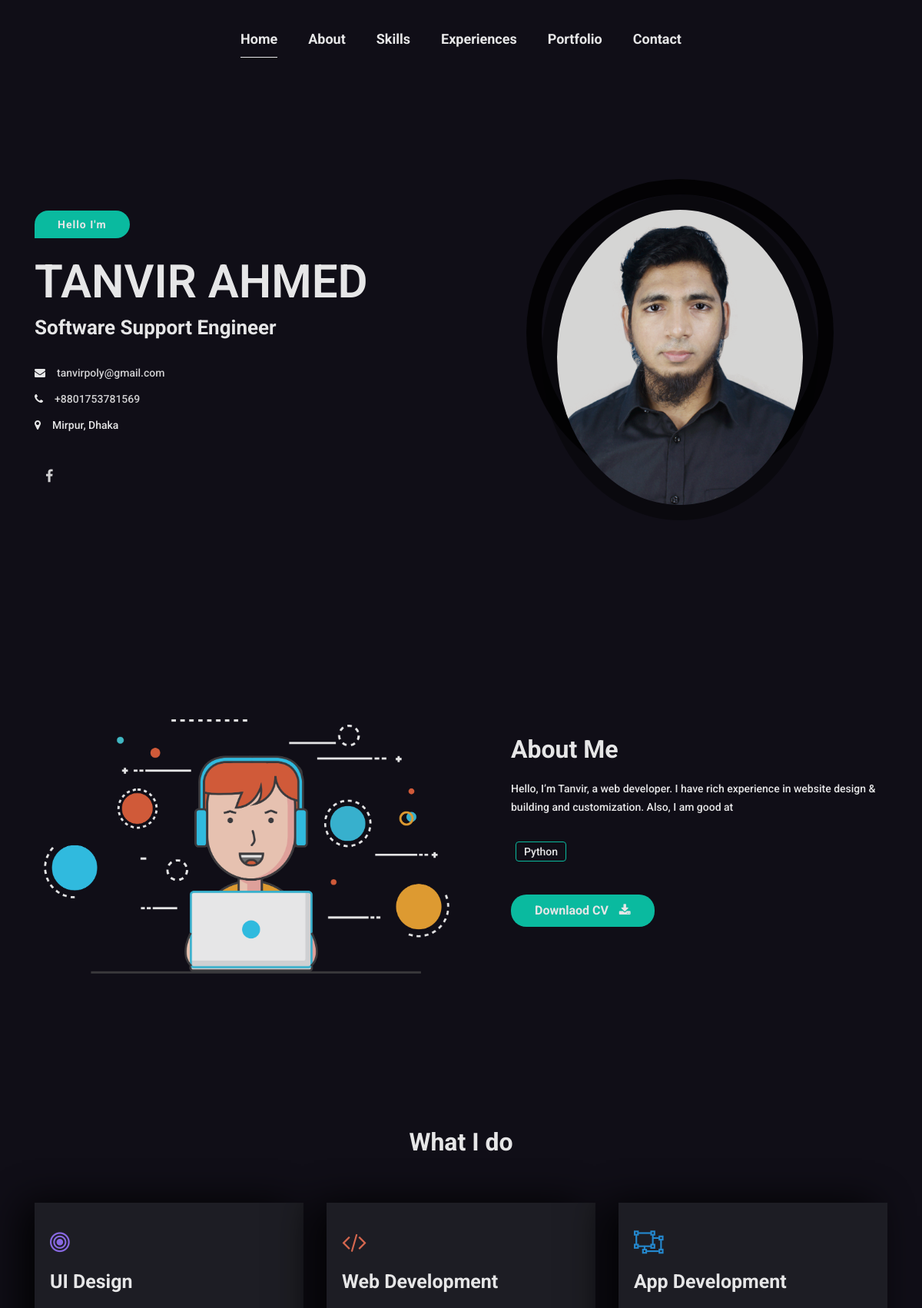
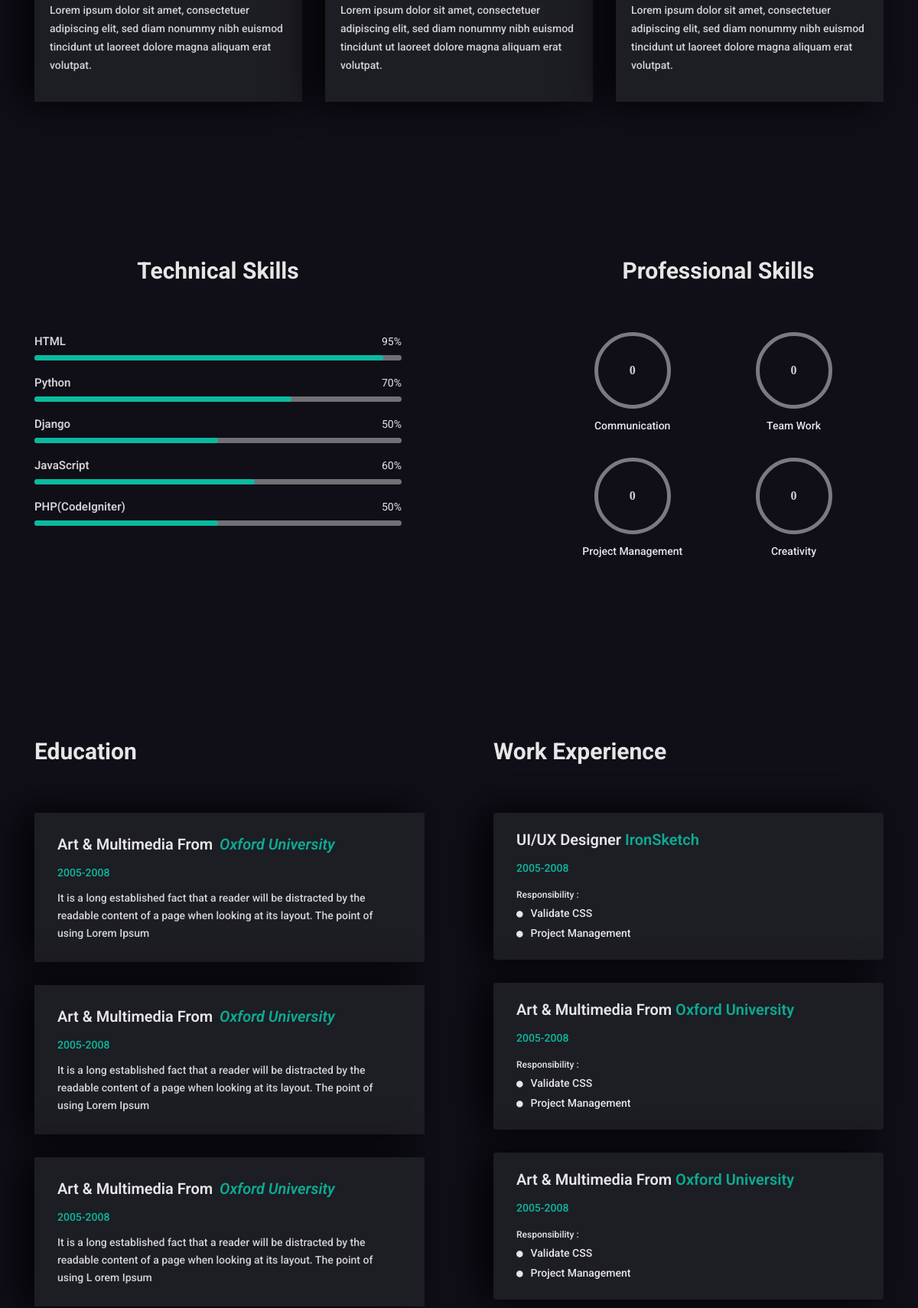
The page / (upper part) on the database its author committed (2 pictures, top to bottom).
### portfolio/models.py (models this page shows, shortened)
class Global(models.Model):
    name = models.CharField(max_length=20)
    designation = models.CharField(max_length=50)
    email =  models.ManyToManyField(Email)
    phone_number =  models.ManyToManyField(Phone)
    present_address =  models.ManyToManyField(Address)
    image = models.ImageField(default=None,upload_to='profile')
    social_link = models.ManyToManyField(Social)

class Email(models.Model):
    email = models.EmailField()
    def __str__(self):
        return f"{self.email}"

class Phone(models.Model):
    phone_number = models.CharField(max_length=14)
    def __str__(self):
        return f"{self.phone_number}"

class Address(models.Model):
    address = models.CharField(max_length=140)
    def __str__(self):
        return f"{self.address}"

class Social(models.Model):
    name = models.CharField(max_length=20)
    icon_class = models.CharField(max_length=50)
    link = models.URLField()

class About(models.Model):
    description = models.TextField()
    skills= models.ManyToManyField(Skills)
    file = models.FileField(upload_to="resume/")

class Skills(models.Model):
    TYPE_CHOICES = (
    ("Technical", "Technical"),
    ("Proffesional", "Proffesional"),
)
    type = models.CharField(max_length=50,choices=TYPE_CHOICES)
    name = models.CharField(max_length=50)
    percentage = models.IntegerField()

### portfolio/views.py (the view)
# urls.py: path('',index,name="index")
def index(request):
    global_data = Global.objects.all()[0]
    about = About.objects.all()[0]
    technical_skills = Skills.objects.filter(type = "Technical")
    proffesional_skills = Skills.objects.filter(type = "Proffesional")
    context={
        "global":global_data,
        "about": about,
        "technical_skills":technical_skills,
        "proffesional_skills":proffesional_skills,
    }
    return render (request,'portfolio/index.html',context)

### portfolio/templates/portfolio/index.html (shortened to what this page needs)
<!doctype html>
<html lang="en">
    {% load static %}
    <head>
       {% include 'portfolio/css.html' %}
    </head>
    <body class="dark-vertion black-bg">
        {% include 'portfolio/header.html' %}
        <section class="mh-home" id="mh-home">
            <div class="home-ovimg">
                <div class="container">
                    <div class="row xs-column-reverse section-separator vertical-middle-content home-padding">
                        <div class="col-sm-6">
                            <div class="mh-header-info">
                                <div class="mh-promo wow fadeInUp" data-wow-duration="0.8s" data-wow-delay="0.1s">
                                    <span>Hello I'm</span>
                                </div>
                                <h2 class="wow fadeInUp" data-wow-duration="0.8s" data-wow-delay="0.2s">{{global.name}}</h2>
                                <h4 class="wow fadeInUp" data-wow-duration="0.8s" data-wow-delay="0.3s">{{global.designation}}</h4>
                                <ul>
                                    <li class="wow fadeInUp" data-wow-duration="0.8s" data-wow-delay="0.4s"><i class="fa fa-envelope"></i><a href="mailto:">{{global.email.all.0}}</a></li>
                                    <li class="wow fadeInUp" data-wow-duration="0.8s" data-wow-delay="0.5s"><i class="fa fa-phone"></i><a href="callto:">+88{{global.phone_number.all.0}}</a></li>
                                    <li class="wow fadeInUp" data-wow-duration="0.8s" data-wow-delay="0.6s"><i class="fa fa-map-marker"></i><address>{{global.present_address.all.0}}</address></li>
                                </ul>
                                <ul class="social-icon wow fadeInUp" data-wow-duration="0.8s" data-wow-delay="0.7s">
                                    {% for social in global.social_link.all %}
                                     <li><a href="{{social.link}}"><i class="{{social.icon_class}}"></i></a></li>
                                    {% endfor %}
                                </ul>
                            </div>
                        </div>
                        <div class="col-sm-6">
                            <div class="hero-img wow fadeInUp" data-wow-duration="0.8s" data-wow-delay="0.6s">
                                <div class="img-border">
                                    <img src="{{global.image.url}}" alt=""  class="img-fluid">
                                </div>
                            </div>
                        </div>
                    </div>
                </div>
            </div>
        </section>
        <section class="mh-about" id="mh-about">
            <div class="container">
                <div class="row section-separator">
                    <div class="col-sm-12 col-md-6">
                        <div class="mh-about-img shadow-2 wow fadeInUp" data-wow-duration="0.8s" data-wow-delay="0.4s">
                            <img src="{% static 'portfolio/assets/images/ab-img.png' %}" alt="" class="img-fluid">
                        </div>
                    </div>
                    <div class="col-sm-12 col-md-6">
                        <div class="mh-about-inner">
                            <h2 class="wow fadeInUp" data-wow-duration="0.8s" data-wow-delay="0.1s">About Me</h2>
                            <p class="wow fadeInUp" data-wow-duration="0.8s" data-wow-delay="0.2s">{{about.description}}</p>
                            <div class="mh-about-tag wow fadeInUp" data-wow-duration="0.8s" data-wow-delay="0.3s">
                                <ul>
                                {% for skill in about.skills.all %}
                                <li><span>{{skill.name}}</span></li>
                                {% endfor %}
                                </ul>
                            </div>
                            <a href="{{about.file.url}}" target="blank" class="btn btn-fill wow fadeInUp" data-wow-duration="0.8s" data-wow-delay="0.4s">Downlaod CV <i class="fa fa-download"></i></a>
                        </div>
                    </div>
                </div>
            </div>
        </section>
        <section class="mh-service">
            <div class="container">
                <div class="row section-separator">
                    <div class="col-sm-12 text-center section-title wow fadeInUp" data-wow-duration="0.8s" data-wow-delay="0.2s">
                        <h2>What I do</h2>
                    </div>
                    <div class="col-md-4 col-sm-12">
                        <div class="mh-service-item shadow-1 dark-bg wow fadeInUp" data-wow-duration="0.8s" data-wow-delay="0.3s">
                            <i class="fa fa-bullseye purple-color"></i>
                            <h3>UI Design</h3>
                            <p>
                                Lorem ipsum dolor sit amet, consectetuer adipiscing elit,
                                sed diam nonummy nibh euismod tincidunt ut laoreet dolore
                                magna aliquam erat volutpat.
                            </p>
                        </div>
                    </div>
                    <div class="col-md-4 col-sm-12">
                        <div class="mh-service-item shadow-1 dark-bg wow fadeInUp" data-wow-duration="0.8s" data-wow-delay="0.5s">
                            <i class="fa fa-code iron-color"></i>
                            <h3>Web Development</h3>
                            <p>
                                Lorem ipsum dolor sit amet, consectetuer adipiscing elit,
                                sed diam nonummy nibh euismod tincidunt ut laoreet dolore
                                magna aliquam erat volutpat.
                            </p>
                        </div>
                    </div>
                    <div class="col-md-4 col-sm-12">
                        <div class="mh-service-item shadow-1 dark-bg wow fadeInUp" data-wow-duration="0.8s" data-wow-delay="0.7s">
                            <i class="fa fa-object-ungroup sky-color"></i>
                            <h3>App Development</h3>
                            <p>
                                Lorem ipsum dolor sit amet, consectetuer adipiscing elit,
                                sed diam nonummy nibh euismod tincidunt ut laoreet dolore
                                magna aliquam erat volutpat.
                            </p>
                        </div>
                    </div>
                </div>
            </div>
        </section>
        <section class="mh-skills" id="mh-skills">
            <div class="container">
                <div class="row section-separator">
                    <div class="section-title text-center col-sm-12">
                    </div>
                    <div class="col-sm-12 col-md-6">
                        <div class="mh-skills-inner">
                            <div class="mh-professional-skill wow fadeInUp" data-wow-duration="0.8s" data-wow-delay="0.3s">
                                <h3>Technical Skills</h3>
                                <div class="each-skills">
                                {% for technical in technical_skills %}
                                    <div class="candidatos">
                                            <div class="parcial">
                                                <div class="info">
                                                    <div class="nome">{{technical.name}}</div>
                                                    <div class="percentagem-num">{{technical.percentage}}%</div>
                                                </div>
                                                <div class="progressBar">
                                                    <div class="percentagem" style="width: {{technical.percentage}}%;"></div>
                                                </div>
                                            </div>
                                    </div>
                                {% endfor %}
                                </div>
                            </div>
                        </div>
                    </div>
                    <div class="col-sm-12 col-md-6">
                        <div class="mh-professional-skills wow fadeInUp" data-wow-duration="0.8s" data-wow-delay="0.5s">
                            <h3>Professional Skills</h3>
                            <ul class="mh-professional-progress" >
                                <li>
                                    <div class="mh-progress mh-progress-circle" data-progress="95"></div>
                                    <div class="pr-skill-name">Communication</div>
                                </li>
                                <li>
                                    <div class="mh-progress mh-progress-circle" data-progress="55"></div>
                                    <div class="pr-skill-name">Team Work</div>
                                </li>
                                <li>
                                    <div class="mh-progress mh-progress-circle" data-progress="86"></div>
                                    <div class="pr-skill-name">Project Management</div>
                                </li>
                                <li>
                                    <div class="mh-progress mh-progress-circle" data-progress="60"></div>
                                    <div class="pr-skill-name">Creativity</div>
                                </li>
                            </ul>
                        </div>
                    </div>
                </div>
            </div>
        </section>
        <section class="mh-experince" id="mh-experience">
            <div class="bolor-overlay">
                <div class="container">
                    <div class="row section-separator">
                        <div class="col-sm-12 col-md-6">
                            <div class="mh-education">
                                 <h3 class="wow fadeInUp" data-wow-duration="0.8s" data-wow-delay="0.2s">Education</h3>
                                <div class="mh-education-deatils">
                                    <div class="mh-education-item dark-bg wow fadeInUp" data-wow-duration="0.8s" data-wow-delay="0.3s">
                                        <h4>Art & Multimedia From <a href="#">Oxford University</a></h4>
                                        <div class="mh-eduyear">2005-2008</div>
                                        <p>It is a long established fact that a reader will be distracted by the readable content of a
                                        page when looking at its layout. The point of using  Lorem Ipsum </p>
                                    </div>
                                    <div class="mh-education-item dark-bg wow fadeInUp" data-wow-duration="0.8s" data-wow-delay="0.5s">
                                        <h4>Art & Multimedia From <a href="#">Oxford University</a></h4>
                                        <div class="mh-eduyear">2005-2008</div>
                                        <p>It is a long established fact that a reader will be distracted by the readable content of a
                                        page when looking at its layout. The point of using  Lorem Ipsum </p>
                                    </div>
                                    <div class="mh-education-item dark-bg wow fadeInUp" data-wow-duration="0.8s" data-wow-delay="0.6s">
                                        <h4>Art & Multimedia From <a href="#">Oxford University</a></h4>
                                        <div class="mh-eduyear">2005-2008</div>
                                        <p>It is a long established fact that a reader will be distracted by the readable content of a
                                        page when looking at its layout. The point of using L orem Ipsum </p>
                                    </div>
                                </div>
                            </div>
                        </div>
                        <div class="col-sm-12 col-md-6">
                            <div class="mh-work">
                                 <h3>Work Experience</h3>
                                <div class="mh-experience-deatils">
                                    <div class="mh-work-item dark-bg wow fadeInUp" data-wow-duration="0.8s" data-wow-delay="0.4s">
                                        <h4>UI/UX Designer <a href="#">IronSketch</a></h4>
                                        <div class="mh-eduyear">2005-2008</div>
                                        <span>Responsibility :</span>
                                        <ul class="work-responsibility">
                                            <li><i class="fa fa-circle"></i>Validate CSS</li>
                                            <li><i class="fa fa-circle"></i>Project Management</li>
                                        </ul>
                                    </div>
                                    <div class="mh-work-item dark-bg wow fadeInUp" data-wow-duration="0.8s" data-wow-delay="0.6s">
                                        <h4>Art & Multimedia From <a href="#">Oxford University</a></h4>
                                        <div class="mh-eduyear">2005-2008</div>
                                        <span>Responsibility :</span>
                                        <ul class="work-responsibility">
                                            <li><i class="fa fa-circle"></i>Validate CSS</li>
                                            <li><i class="fa fa-circle"></i>Project Management</li>
                                        </ul>
                                    </div>
                                    <div class="mh-work-item dark-bg wow fadeInUp" data-wow-duration="0.8s" data-wow-delay="0.7s">
                                        <h4>Art & Multimedia From <a href="#">Oxford University</a></h4>
                                        <div class="mh-eduyear">2005-2008</div>
                                        <span>Responsibility :</span>
                                        <ul class="work-responsibility">
                                            <li><i class="fa fa-circle"></i>Validate CSS</li>
                                            <li><i class="fa fa-circle"></i>Project Management</li>
                                        </ul>
                                    </div>
                                </div>
                            </div>
                        </div>
                    </div>
                </div>
            </div>
        </section>
</body>
</html>

### rows shown on the page
Global: name "TANVIR AHMED", designation "Software Support Engineer", email.all.0 "tanvirpoly@gmail.com", phone_number.all.0 "01753781569", present_address.all.0 "Mirpur, Dhaka", image (picture)
About: description "Hello, I’m Tanvir, a web developer. I have rich experience in website design & building and customization. Also, I am good at"
Skills: name "Python", percentage "70"
Skills: name "HTML", percentage "95"
Skills: name "Django", percentage "50"
Skills: name "JavaScript", percentage "60"
Skills: name "PHP(CodeIgniter)", percentage "50"
